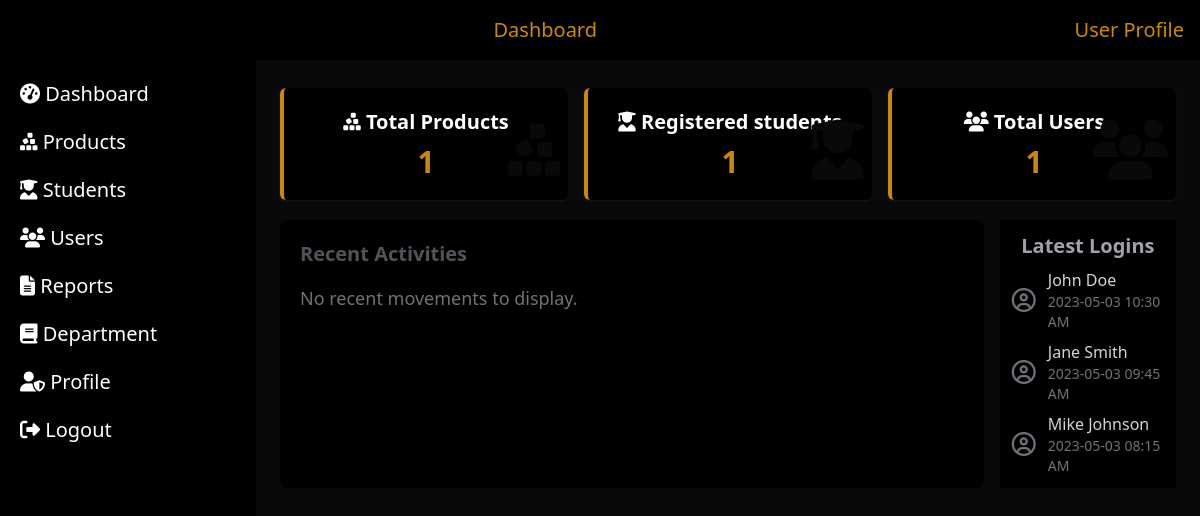
The page /dashboard (signed in) on the database as committed earlier.
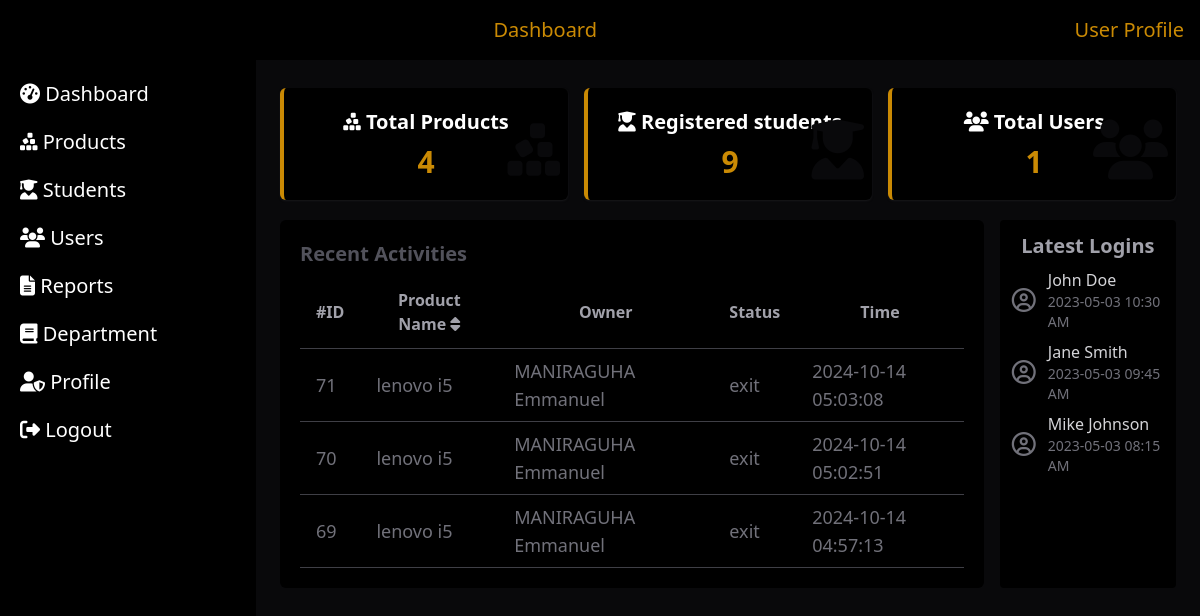
The same page on the database as committed later.
### tables this page shows
CREATE TABLE product_movement
                 (Id INTEGER PRIMARY KEY AUTOINCREMENT,
                  ProductId INTEGER,
                  status TEXT,
                  Timestamp TEXT,
                  FOREIGN KEY (ProductId) REFERENCES products(Id));

CREATE TABLE products
                 (Id INTEGER PRIMARY KEY AUTOINCREMENT, Product TEXT, 
              Owner TEXT, Category TEXT, Serial_no TEXT DEFAULT 'None', 
              barcode TEXT, Tag TEXT, details TEXT, timestamp TEXT);

### app.py (the view)
@app.route('/dashboard')
def dashboard():
    if 'user_id' not in session:
        return redirect(url_for('index'))
    conn = get_db_connection()
    cursor = conn.cursor()
    cursor.execute("SELECT COUNT(*) FROM products")
    total_products = cursor.fetchone()[0]
    cursor.execute("SELECT COUNT(*) FROM students")
    total_students = cursor.fetchone()[0]
    cursor.execute("SELECT COUNT(*) FROM users")
    total_users = cursor.fetchone()[0]
    cursor.execute("""
        SELECT pm.Id, p.Product, p.Owner, pm.status, pm.Timestamp
        FROM product_movement pm
        JOIN products p ON pm.ProductId = p.Id
        ORDER BY pm.Timestamp DESC
        LIMIT 10
    """)
    recent_movements = cursor.fetchall()
    conn.close()
    return render_template('dashboard.html', total_products=total_products,
                           total_students=total_students, total_users=total_users,  recent_movements=recent_movements)

### app.py (called while the page is built)
def get_db_connection():
    conn = sqlite3.connect('barcodes.db')
    conn.row_factory = sqlite3.Row
    return conn

### templates/dashboard.html (shortened to what the changed rows need)
   {% extends "base.html" %}
   {% block content %}
   <div class="grid grid-cols-1 md:grid-cols-3 gap-4 mb-5">
    <div class="bg-black px-2 py-5 rounded-md shadow-sm shadow-zinc-900 border-l-4 border-yellow-600">
        <div class="text-center relative">
            <h2 class="text-xl text-white font-semibold mb-2"> <i class="fa-solid fa-cubes-stacked"></i> Total Products</h2>
            <p class="text-3xl font-bold text-yellow-600">{{ total_products }}</p>
            <i class="fa-solid fa-cubes-stacked text-zinc-950 text-6xl absolute bottom-0 right-0"></i>
        </div>
    </div>
    <div class="bg-black px-2 py-5 rounded-md shadow-sm shadow-zinc-900 border-l-4 border-yellow-600">
        <div class="text-center relative">
            <h2 class="text-xl text-white font-semibold mb-2"> <i class="fa-solid fa-user-graduate"></i>  Registered students</h2>
            <p class="text-3xl font-bold text-yellow-600">{{ total_students }}</p>
            <i class="fa-solid fa-user-graduate text-zinc-950 text-6xl absolute bottom-0 right-0"></i>
        </div>
    </div>
    <div class="bg-black px-2 py-5 rounded-md shadow-sm shadow-zinc-900 border-l-4 border-yellow-600">
        <div class="text-center relative">
            <h2 class="text-xl text-white font-semibold mb-2"> <i class="fa fa-users"></i> Total Users</h2>
        </div>
    </div>
</div>
        <div class="flex flex-col md:flex-row space-x-4">
            <div class="w-full md:w-4/5 p-5 mb-4 md:mb-0 bg-black rounded-md">
                <h2 class="text-xl text-zinc-600 font-semibold mb-2">Recent Activities</h2>
                <div class="overflow-x-auto">
                  {% if recent_movements %}
                <table class="w-full text-white">
                    <thead>
                        <tr>
                            <th class="border-b border-zinc-700 px-4 text-zinc-400 py-3">#ID</th>
                            <th class="border-b border-zinc-700 px-4 text-zinc-400 py-3">Product Name <i class="fa-solid fa-sort"></i> </th>
                            <th class="border-b border-zinc-700 px-4 text-zinc-400 py-3">Owner</th>
                            <th class="border-b border-zinc-700 px-4 text-zinc-400 py-3">Status</th>
                            <th class="border-b border-zinc-700 px-4 text-zinc-400 py-3">Time</th>
                        </tr>
                    </thead>
                    <tbody>
                      {% for movement in recent_movements %}
                      <tr class="border-b border-zinc-700 hover:bg-zinc-900 cursor-pointer">
                          <td class="px-4 text-zinc-500 text-lg py-2">{{ movement.Id }}</td>
                          <td class="px-4 text-zinc-500 text-lg py-2">{{ movement.Product }}</td>
                          <td class="px-4 text-zinc-500 text-lg py-2">{{ movement.Owner }}</td>
                          <td class="px-4 text-zinc-500 text-lg py-2">{{ movement.status }}</td>
                          <td class="px-4 text-zinc-500 text-lg py-2">{{ movement.Timestamp }}</td>
                      </tr>
                      {% endfor %}
                  </tbody>
                </table>
                {% else %}
        <p class="text-zinc-500 text-lg py-2">No recent movements to display.</p>
    {% endif %}
            </div>
            </div>
                      <div class="w-full md:w-1/5 p-3 bg-black rounded">
                          <h2 class="text-xl text-zinc-400 text-center font-semibold mb-2">Latest Logins</h2>
                      </div>
        </div>
      </div>
    </div>
{% endblock %}

Rows that differ between the two databases and show on the page:
added product_movement: Id "71", Product "lenovo i5", Owner "MANIRAGUHA Emmanuel", status "exit", Timestamp "2024-10-14 05:03:08"
added product_movement: Id "70", Product "lenovo i5", Owner "MANIRAGUHA Emmanuel", status "exit", Timestamp "2024-10-14 05:02:51"
added product_movement: Id "69", Product "lenovo i5", Owner "MANIRAGUHA Emmanuel", status "exit", Timestamp "2024-10-14 04:57:13"
Other text that changed with them:
{{ total_products }}: "1" → "4"
{{ total_students }}: "1" → "9"
text no longer shown: "No recent movements to display."
text now shown: "#ID Product Name Owner Status Time"
